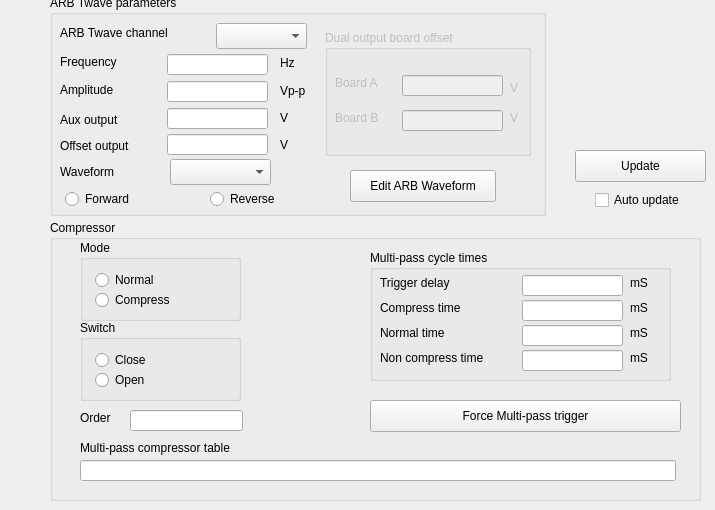
      <widget class="QWidget" name="TwaveMode">
       <attribute name="title">
        <string>Twave mode</string>
       </attribute>
       <widget class="QGroupBox" name="gbARBtwaveParms">
        <property name="geometry">
         <rect>
          <x>50</x>
          <y>-5</y>
          <width>496</width>
          <height>221</height>
         </rect>
        </property>
        <property name="title">
         <string>ARB Twave parameters</string>
        </property>
        <widget class="QLineEdit" name="leSWFREQ">
         <property name="geometry">
          <rect>
           <x>117</x>
           <y>59</y>
           <width>101</width>
           <height>21</height>
          </rect>
         </property>
        </widget>
        <widget class="QLabel" name="label_115">
         <property name="geometry">
          <rect>
           <x>10</x>
           <y>59</y>
           <width>71</width>
           <height>16</height>
          </rect>
         </property>
         <property name="text">
          <string>Frequency</string>
         </property>
        </widget>
        <widget class="QLineEdit" name="leSWFVRNG">
         <property name="geometry">
          <rect>
           <x>117</x>
           <y>86</y>
           <width>101</width>
           <height>21</height>
          </rect>
         </property>
        </widget>
        <widget class="QLineEdit" name="leSWFVAUX">
         <property name="geometry">
          <rect>
           <x>117</x>
           <y>113</y>
           <width>101</width>
           <height>21</height>
          </rect>
         </property>
        </widget>
        <widget class="QLineEdit" name="leSWFVOFF">
         <property name="geometry">
          <rect>
           <x>117</x>
           <y>139</y>
           <width>101</width>
           <height>21</height>
          </rect>
         </property>
        </widget>
        <widget class="QLabel" name="label_116">
         <property name="geometry">
          <rect>
           <x>10</x>
           <y>87</y>
           <width>71</width>
           <height>16</height>
          </rect>
         </property>
         <property name="text">
          <string>Amplitude</string>
         </property>
        </widget>
        <widget class="QLabel" name="label_117">
         <property name="geometry">
          <rect>
           <x>10</x>
           <y>117</y>
           <width>71</width>
           <height>16</height>
          </rect>
         </property>
         <property name="text">
          <string>Aux output</string>
         </property>
        </widget>
        <widget class="QLabel" name="label_118">
         <property name="geometry">
          <rect>
           <x>10</x>
           <y>143</y>
           <width>101</width>
           <height>16</height>
          </rect>
         </property>
         <property name="text">
          <string>Offset output</string>
         </property>
        </widget>
        <widget class="QLabel" name="label_119">
         <property name="geometry">
          <rect>
           <x>230</x>
           <y>60</y>
           <width>31</width>
           <height>16</height>
          </rect>
         </property>
         <property name="text">
          <string>Hz</string>
         </property>
        </widget>
        <widget class="QLabel" name="label_120">
         <property name="geometry">
          <rect>
           <x>230</x>
           <y>88</y>
           <width>31</width>
           <height>16</height>
          </rect>
         </property>
         <property name="text">
          <string>Vp-p</string>
         </property>
        </widget>
        <widget class="QLabel" name="label_121">
         <property name="geometry">
          <rect>
           <x>230</x>
           <y>115</y>
           <width>31</width>
           <height>16</height>
          </rect>
         </property>
         <property name="text">
          <string>V</string>
         </property>
        </widget>
        <widget class="QLabel" name="label_122">
         <property name="geometry">
          <rect>
           <x>230</x>
           <y>142</y>
           <width>31</width>
           <height>16</height>
          </rect>
         </property>
         <property name="text">
          <string>V</string>
         </property>
        </widget>
        <widget class="QLabel" name="label_123">
         <property name="geometry">
          <rect>
           <x>10</x>
           <y>169</y>
           <width>86</width>
           <height>16</height>
          </rect>
         </property>
         <property name="text">
          <string>Waveform</string>
         </property>
        </widget>
        <widget class="QComboBox" name="comboSWFTYP">
         <property name="geometry">
          <rect>
           <x>120</x>
           <y>164</y>
           <width>101</width>
           <height>26</height>
          </rect>
         </property>
        </widget>
        <widget class="QRadioButton" name="rbSWFDIR_FWD">
         <property name="geometry">
          <rect>
           <x>15</x>
           <y>194</y>
           <width>100</width>
           <height>20</height>
          </rect>
         </property>
         <property name="text">
          <string>Forward</string>
         </property>
        </widget>
        <widget class="QRadioButton" name="rbSWFDIR_REV">
         <property name="geometry">
          <rect>
           <x>160</x>
           <y>194</y>
           <width>81</width>
           <height>20</height>
          </rect>
         </property>
         <property name="text">
          <string>Reverse</string>
         </property>
        </widget>
        <widget class="QLabel" name="label_185">
         <property name="geometry">
          <rect>
           <x>10</x>
           <y>30</y>
           <width>131</width>
           <height>16</height>
          </rect>
         </property>
         <property name="text">
          <string>ARB Twave channel</string>
         </property>
        </widget>
        <widget class="QComboBox" name="comboARBmodule">
         <property name="geometry">
          <rect>
           <x>166</x>
           <y>28</y>
           <width>91</width>
           <height>26</height>
          </rect>
         </property>
        </widget>
        <widget class="QGroupBox" name="gbDualOutput">
         <property name="enabled">
          <bool>false</bool>
         </property>
         <property name="geometry">
          <rect>
           <x>275</x>
           <y>35</y>
           <width>206</width>
           <height>126</height>
          </rect>
         </property>
         <property name="toolTip">
          <string>Enabled by the system when the ARB channel has two output boards attached</string>
         </property>
         <property name="title">
          <string>Dual output board offset</string>
         </property>
         <widget class="QLabel" name="label_190">
          <property name="geometry">
           <rect>
            <x>10</x>
            <y>45</y>
            <width>61</width>
            <height>16</height>
           </rect>
          </property>
          <property name="text">
           <string>Board A</string>
          </property>
         </widget>
         <widget class="QLineEdit" name="leSARBOFFA">
          <property name="geometry">
           <rect>
            <x>77</x>
            <y>45</y>
            <width>101</width>
            <height>21</height>
           </rect>
          </property>
          <property name="toolTip">
           <string>Voltage offset for board A, -10 to 10 volts</string>
          </property>
         </widget>
         <widget class="QLabel" name="label_191">
          <property name="geometry">
           <rect>
            <x>10</x>
            <y>80</y>
            <width>61</width>
            <height>16</height>
           </rect>
          </property>
          <property name="text">
           <string>Board B</string>
          </property>
         </widget>
         <widget class="QLineEdit" name="leSARBOFFB">
          <property name="geometry">
           <rect>
            <x>77</x>
            <y>80</y>
            <width>101</width>
            <height>21</height>
           </rect>
          </property>
          <property name="toolTip">
           <string>Voltage offset for board B, -10 to 10 volts</string>
          </property>
         </widget>
         <widget class="QLabel" name="label_192">
          <property name="geometry">
           <rect>
            <x>185</x>
            <y>50</y>
            <width>16</width>
            <height>16</height>
           </rect>
          </property>
          <property name="text">
           <string>V</string>
          </property>
         </widget>
         <widget class="QLabel" name="label_193">
          <property name="geometry">
           <rect>
            <x>185</x>
            <y>80</y>
            <width>16</width>
            <height>16</height>
           </rect>
          </property>
          <property name="text">
           <string>V</string>
          </property>
         </widget>
        </widget>
        <widget class="QPushButton" name="pbEditARBwf">
         <property name="geometry">
          <rect>
           <x>300</x>
           <y>175</y>
           <width>146</width>
           <height>32</height>
          </rect>
         </property>
         <property name="text">
          <string>Edit ARB Waveform</string>
         </property>
        </widget>
       </widget>
       <widget class="QGroupBox" name="gbARBcompressor">
        <property name="geometry">
         <rect>
          <x>50</x>
          <y>220</y>
          <width>651</width>
          <height>281</height>
         </rect>
        </property>
        <property name="title">
         <string>Compressor</string>
        </property>
        <widget class="QLabel" name="label_133">
         <property name="geometry">
          <rect>
           <x>30</x>
           <y>190</y>
           <width>59</width>
           <height>16</height>
          </rect>
         </property>
         <property name="text">
          <string>Order</string>
         </property>
        </widget>
        <widget class="QGroupBox" name="gbARBtiming">
         <property name="geometry">
          <rect>
           <x>320</x>
           <y>30</y>
           <width>301</width>
           <height>131</height>
          </rect>
         </property>
         <property name="title">
          <string>Multi-pass cycle times</string>
         </property>
         <widget class="QLabel" name="label_142">
          <property name="geometry">
           <rect>
            <x>10</x>
            <y>25</y>
            <width>96</width>
            <height>16</height>
           </rect>
          </property>
          <property name="text">
           <string>Trigger delay</string>
          </property>
         </widget>
         <widget class="QLabel" name="label_143">
          <property name="geometry">
           <rect>
            <x>10</x>
            <y>50</y>
            <width>111</width>
            <height>16</height>
           </rect>
          </property>
          <property name="text">
           <string>Compress time</string>
          </property>
         </widget>
         <widget class="QLabel" name="label_144">
          <property name="geometry">
           <rect>
            <x>10</x>
            <y>75</y>
            <width>96</width>
            <height>16</height>
           </rect>
          </property>
          <property name="text">
           <string>Normal time</string>
          </property>
         </widget>
         <widget class="QLabel" name="label_145">
          <property name="geometry">
           <rect>
            <x>10</x>
            <y>100</y>
            <width>141</width>
            <height>16</height>
           </rect>
          </property>
          <property name="text">
           <string>Non compress time</string>
          </property>
         </widget>
         <widget class="QLineEdit" name="leSARBCTD">
          <property name="geometry">
           <rect>
            <x>152</x>
            <y>25</y>
            <width>101</width>
            <height>21</height>
           </rect>
          </property>
         </widget>
         <widget class="QLabel" name="label_146">
          <property name="geometry">
           <rect>
            <x>260</x>
            <y>25</y>
            <width>26</width>
            <height>16</height>
           </rect>
          </property>
          <property name="text">
           <string>mS</string>
          </property>
         </widget>
         <widget class="QLineEdit" name="leSARBCTC">
          <property name="geometry">
           <rect>
            <x>152</x>
            <y>50</y>
            <width>101</width>
            <height>21</height>
           </rect>
          </property>
         </widget>
         <widget class="QLineEdit" name="leSARBCTN">
          <property name="geometry">
           <rect>
            <x>152</x>
            <y>75</y>
            <width>101</width>
            <height>21</height>
           </rect>
          </property>
         </widget>
         <widget class="QLineEdit" name="leSARBCTNC">
          <property name="geometry">
           <rect>
            <x>152</x>
            <y>100</y>
            <width>101</width>
            <height>21</height>
           </rect>
          </property>
         </widget>
         <widget class="QLabel" name="label_147">
          <property name="geometry">
           <rect>
            <x>260</x>
            <y>50</y>
            <width>26</width>
            <height>16</height>
           </rect>
          </property>
          <property name="text">
           <string>mS</string>
          </property>
         </widget>
         <widget class="QLabel" name="label_148">
          <property name="geometry">
           <rect>
            <x>260</x>
            <y>75</y>
            <width>26</width>
            <height>16</height>
           </rect>
          </property>
          <property name="text">
           <string>mS</string>
          </property>
         </widget>
         <widget class="QLabel" name="label_149">
          <property name="geometry">
           <rect>
            <x>260</x>
            <y>100</y>
            <width>26</width>
            <height>16</height>
           </rect>
          </property>
          <property name="text">
           <string>mS</string>
          </property>
         </widget>
        </widget>
        <widget class="QPushButton" name="pbARBforceTrigger">
         <property name="geometry">
          <rect>
           <x>320</x>
           <y>180</y>
           <width>311</width>
           <height>32</height>
          </rect>
         </property>
         <property name="text">
          <string>Force Multi-pass trigger</string>
         </property>
        </widget>
        <widget class="QLabel" name="label_150">
         <property name="geometry">
          <rect>
           <x>30</x>
           <y>220</y>
           <width>191</width>
           <height>16</height>
          </rect>
         </property>
         <property name="text">
          <string>Multi-pass compressor table</string>
         </property>
        </widget>
        <widget class="QLineEdit" name="leSARBCTBL">
         <property name="geometry">
          <rect>
           <x>30</x>
           <y>240</y>
           <width>596</width>
           <height>21</height>
          </rect>
         </property>
        </widget>
        <widget class="QGroupBox" name="gbARBmode">
         <property name="geometry">
          <rect>
           <x>30</x>
           <y>20</y>
           <width>161</width>
           <height>81</height>
          </rect>
         </property>
         <property name="title">
          <string>Mode</string>
         </property>
         <widget class="QRadioButton" name="rbSARBCMODE_NORMAL">
          <property name="geometry">
           <rect>
            <x>15</x>
            <y>30</y>
            <width>100</width>
            <height>20</height>
           </rect>
          </property>
          <property name="text">
           <string>Normal</string>
          </property>
         </widget>
         <widget class="QRadioButton" name="rbSARBCMODE_COMPRESS">
          <property name="geometry">
           <rect>
            <x>15</x>
            <y>50</y>
            <width>100</width>
            <height>20</height>
           </rect>
          </property>
          <property name="text">
           <string>Compress</string>
          </property>
         </widget>
        </widget>
        <widget class="QGroupBox" name="gbARBswitch">
         <property name="geometry">
          <rect>
           <x>30</x>
           <y>100</y>
           <width>161</width>
           <height>81</height>
          </rect>
         </property>
         <property name="title">
          <string>Switch</string>
         </property>
         <widget class="QRadioButton" name="rbSARBCSW_CLOSE">
          <property name="geometry">
           <rect>
            <x>15</x>
            <y>30</y>
            <width>100</width>
            <height>20</height>
           </rect>
          </property>
          <property name="text">
           <string>Close</string>
          </property>
         </widget>
         <widget class="QRadioButton" name="rbSARBCSW_OPEN">
          <property name="geometry">
           <rect>
            <x>15</x>
            <y>50</y>
            <width>100</width>
            <height>20</height>
           </rect>
          </property>
          <property name="text">
           <string>Open</string>
          </property>
         </widget>
        </widget>
        <widget class="QLineEdit" name="leSARBCORDER">
         <property name="geometry">
          <rect>
           <x>80</x>
           <y>190</y>
           <width>113</width>
           <height>21</height>
          </rect>
         </property>
        </widget>
       </widget>
       <widget class="QPushButton" name="pbARBtwaveUpdate">
        <property name="geometry">
         <rect>
          <x>575</x>
          <y>150</y>
          <width>131</width>
          <height>32</height>
         </rect>
        </property>
        <property name="text">
         <string>Update</string>
        </property>
       </widget>
       <widget class="QCheckBox" name="chkARBautoUpdate">
        <property name="geometry">
         <rect>
          <x>595</x>
          <y>190</y>
          <width>111</width>
          <height>20</height>
         </rect>
        </property>
        <property name="text">
         <string>Auto update</string>
        </property>
       </widget>
      </widget>
